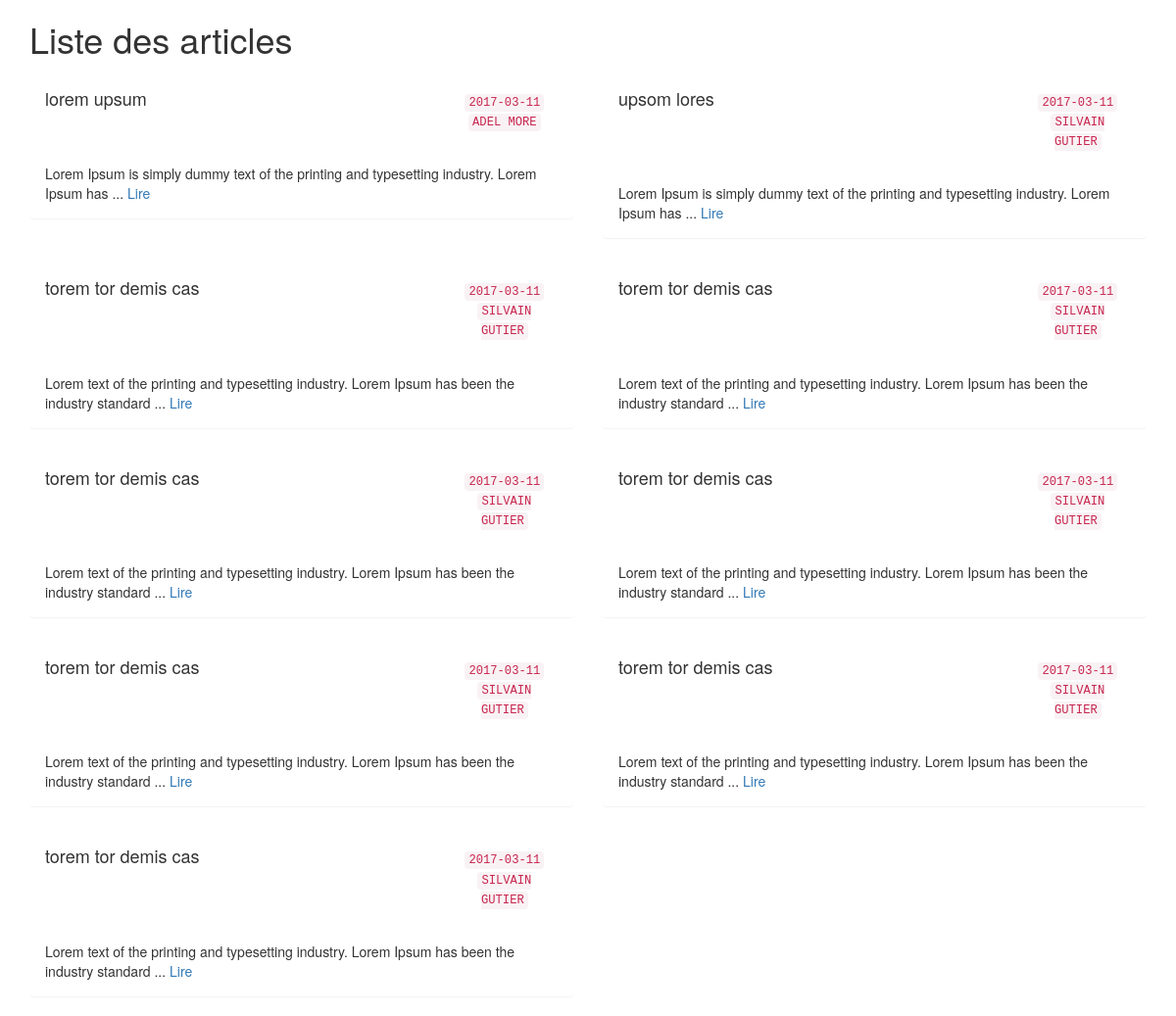
The page / on the database its author committed.
### tables this page shows
CREATE TABLE IF NOT EXISTS `articles` (
  `id` bigint(20) NOT NULL AUTO_INCREMENT,
  `titre` varchar(75) NOT NULL,
  `texte` text NOT NULL,
  `auteur` varchar(50) NOT NULL,
  `date_parution` date NOT NULL,
  PRIMARY KEY (`id`)
);

### include/db/dbPDO.php (called while the page is built, shortened)
<?php
class DbPDO
{
  private $PDOInstance = null;
  private static $instance = null;
  public  $stmt ;
  public  function __construct()
  {
        $dsn = 'mysql:host=' .self::SQL_HOST. ';dbname=' . self::SQL_DTB;
        $options = array(
            PDO::ATTR_PERSISTENT    => true,
            PDO::ATTR_ERRMODE       => PDO::ERRMODE_EXCEPTION
        );
        try{
            $this->PDOInstance = new \PDO($dsn, self::SQL_USER, self::SQL_PASS, $options);
        }
        catch(PDOException $e){
            echo  $e->getMessage();
        }
  }
  public static function getInstance()
  {
    if(is_null(self::$instance))
    {
      try{
        self::$instance = new DbPDO();
      }catch(\PDOException $e) {
        echo $e->getMessage() ;
      }
    }
    return self::$instance;
  }
  public function prepare ($query)
  {
    try{
      $this->stmt = $this->PDOInstance->prepare($query) ;
    }
    catch(\PDOException $e) {
      echo  $e->getMessage() ;
    }
  }
  public function  execute () {
      $this->stmt->execute() ;
  }
  public function close() {
    $this->PDOInstance = null ;
  }
}

### include/db/articleOperations.php (called while the page is built, shortened)
<?php
require_once(__DIR__."/dbPDO.php");
function readArticles () {
	$pdo= DbPDO::getInstance() ;
	$pdo->prepare("SELECT * FROM articles");
	$pdo->execute() ;
	$result = $pdo->stmt->fetchAll();
	return $result ;
}

### services/articleService.php (called while the page is built, shortened)
<?php
require_once(__DIR__."/../include/db/articleOperations.php");
require_once(__DIR__."/../helpers.php");
function  getArticles () {
    return  readArticles() ;
}

### helpers.php (called while the page is built, shortened)
<?php
function limit_text($text, $limit) {
      if (str_word_count($text, 0) > $limit) {
          $words = str_word_count($text, 2);
          $pos = array_keys($words);
          $text = substr($text, 0, $pos[$limit]) . '...';
      }
      return $text;
    }

### index.php (the view, shortened to what this page needs)
<?php
     require_once(__DIR__."/services/articleService.php") ;
     require_once(__DIR__."/helpers.php") ;
     $articles = getArticles() ;
?>
<!DOCTYPE html>
<html>
<head>
	<link rel="stylesheet" type="text/css" href="https://maxcdn.bootstrapcdn.com/bootstrap/3.3.6/css/bootstrap.min.css">
	<link rel="stylesheet" type="text/css" href="css/style.css">
</head>
<body>
<div class="container">
	<h1>
	  Liste des articles
	</h1>
    <div class="row ">
            <?php
            foreach($articles as $article)
            {
            ?>
            <div class="col-md-6 ">
                    <div class="panel">
                        <div class="panel-heading">
                            <div class="text-center">
                                <div class="row">
                                    <div class="col-sm-9">
                                        <h4 class="pull-left"><?php echo $article['titre']  ;?></h4>
                                    </div>
                                    <div class="col-sm-3">
                                        <h4 class="pull-right">
                                        <small>
                                            <code><?php echo $article['date_parution'] ;  ?></code>
                                            <code class="text-uppercase"> <?php echo $article['auteur'] ;  ?></code>
                                        </small>
                                        </h4>
                                    </div>
                                </div>
                            </div>
                        </div>
                        <div class="panel-body">
                            <?php echo limit_text($article['texte'] , 15) ; ?>
                            <a href="article.php?id_article=<?php echo $article['id']?>">Lire</a>
                        </div>
                </div>
            </div>
            <?php } ?>
    </div>
</div>
</body>
</html>

### rows shown on the page
articles: titre "lorem upsum", date_parution "2017-03-11", auteur "ADEL MORE", texte "Lorem Ipsum is simply dummy text of the printing and typesetting industry. Lorem Ipsum has ..."
articles: titre "upsom lores", date_parution "2017-03-11", auteur "SILVAIN GUTIER", texte "Lorem Ipsum is simply dummy text of the printing and typesetting industry. Lorem Ipsum has ..."
articles: titre "torem tor demis cas", date_parution "2017-03-11", auteur "SILVAIN GUTIER", texte "Lorem text of the printing and typesetting industry. Lorem Ipsum has been the industry standard ..."
articles: titre "torem tor demis cas", date_parution "2017-03-11", auteur "SILVAIN GUTIER", texte "Lorem text of the printing and typesetting industry. Lorem Ipsum has been the industry standard ..."
articles: titre "torem tor demis cas", date_parution "2017-03-11", auteur "SILVAIN GUTIER", texte "Lorem text of the printing and typesetting industry. Lorem Ipsum has been the industry standard ..."
articles: titre "torem tor demis cas", date_parution "2017-03-11", auteur "SILVAIN GUTIER", texte "Lorem text of the printing and typesetting industry. Lorem Ipsum has been the industry standard ..."
articles: titre "torem tor demis cas", date_parution "2017-03-11", auteur "SILVAIN GUTIER", texte "Lorem text of the printing and typesetting industry. Lorem Ipsum has been the industry standard ..."
articles: titre "torem tor demis cas", date_parution "2017-03-11", auteur "SILVAIN GUTIER", texte "Lorem text of the printing and typesetting industry. Lorem Ipsum has been the industry standard ..."
articles: titre "torem tor demis cas", date_parution "2017-03-11", auteur "SILVAIN GUTIER", texte "Lorem text of the printing and typesetting industry. Lorem Ipsum has been the industry standard ..."
